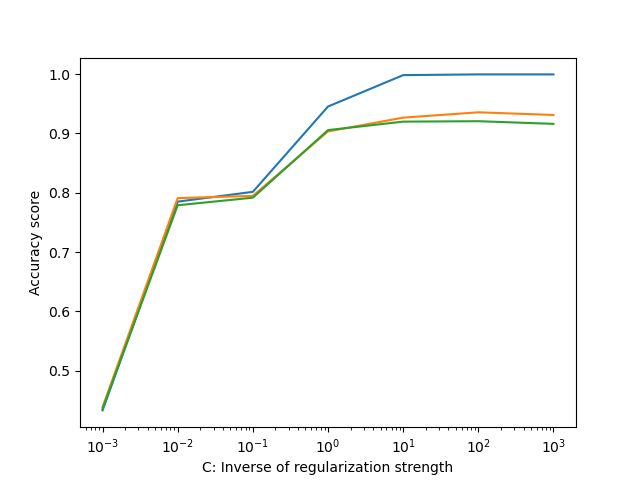

Generate this figure with Python:
"""
58. Regularization
When training a logistic regression model, one can control the degree of overfitting by manipulating the regularization parameters. 
Use different regularization parameters to train the model. 
Then, compute the accuracy score on the training data, validation data and test data. 
Summarize the results on the graph, where x-axis is the regularization parameter and y-axis is the accuracy score.
"""
import pandas as pd
from sklearn.linear_model import LogisticRegression
import pickle
import time
import matplotlib.pyplot as plt
from sklearn.model_selection import GridSearchCV
from sklearn.metrics import accuracy_score

if __name__ == '__main__':
    # start = time.perf_counter()
    # time.sleep(5)
    # start = time.time()

    X_train = pd.read_csv('train.feature.txt', sep = '\t', header = None)
    y_train = pd.read_csv('train.txt', sep = '\t')['CATEGORY']
    X_valid = pd.read_csv('valid.feature.txt', sep = '\t', header = None)
    y_valid = pd.read_csv('valid.txt', sep = '\t')['CATEGORY']
    X_test = pd.read_csv('test.feature.txt', sep = '\t', header = None)
    y_test = pd.read_csv('test.txt', sep = '\t')['CATEGORY']

    parameters = [0.001, 0.01, 0.1, 1, 10, 100, 1000]
    train_accuracies = []
    valid_accuracies = []
    test_accuracies = []
    for c in parameters:
        model = LogisticRegression(C = c, random_state = 1, max_iter = 1000)
        model.fit(X_train, y_train) 
        train_accuracies.append(accuracy_score(y_train, model.predict(X_train)))
        valid_accuracies.append(accuracy_score(y_valid, model.predict(X_valid)))
        test_accuracies.append(accuracy_score(y_test, model.predict(X_test)))
    
    print('accuracy score on training data:', train_accuracies)
    print('accuracy score on valid data:', valid_accuracies)
    print('accuracy score on test data:', test_accuracies)
    
    plt.plot(parameters, train_accuracies, label = 'training data')
    plt.plot(parameters, valid_accuracies, label = 'validation data')
    plt.plot(parameters, test_accuracies, label = 'test data')
    plt.xlabel('C: Inverse of regularization strength')
    plt.ylabel('Accuracy score')
    plt.xscale('log')
    plt.savefig('ch06_58.png')
    plt.legend()
    plt.show()
    

    # end = time.perf_counter()
    # end = time.time()
    # processing_time = end - start
    # print(processing_time, '[s]')
"""
accuracy score on training data: [0.4330022488755622, 0.7849512743628186, 0.8014430284857571, 0.9452773613193404, 0.99821964017991, 0.9994377811094453, 0.9994377811094453]
accuracy score on valid data: [0.43853073463268366, 0.7908545727136432, 0.7946026986506747, 0.9032983508245878, 0.9265367316341829, 0.9355322338830585, 0.9310344827586207]
accuracy score on test data: [0.43553223388305845, 0.7788605697151424, 0.7916041979010495, 0.9055472263868066, 0.9197901049475262, 0.9205397301349325, 0.9160419790104948]
"""